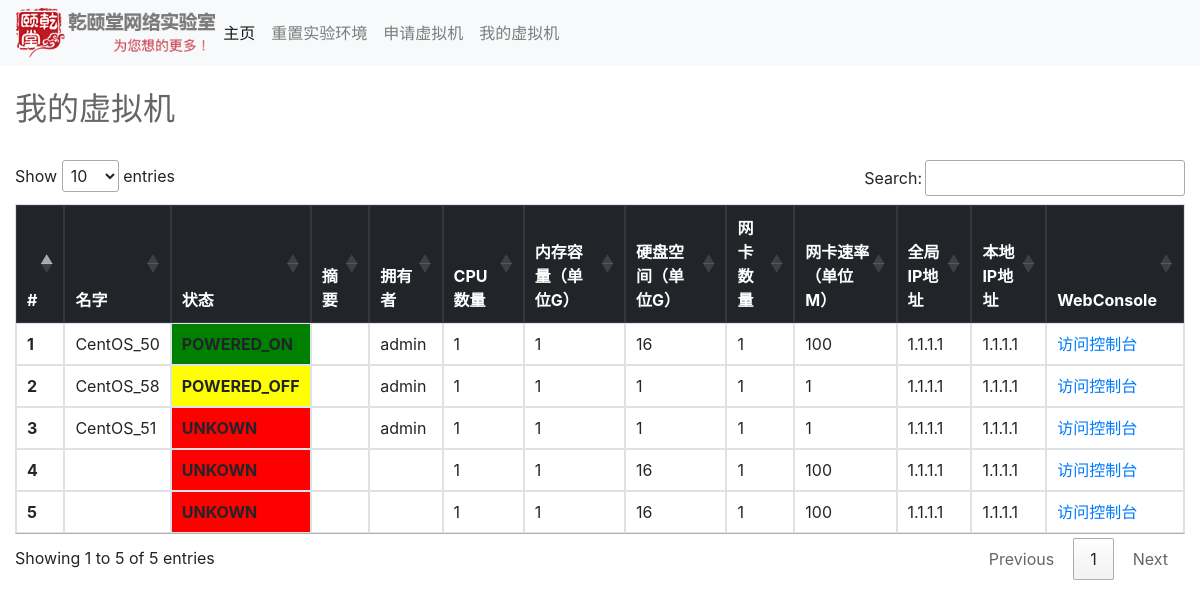
Page /myvms/ on the committed database.
### qytcloud/models.py (models this page shows)
class Vmdb(models.Model):
    vm_name = models.CharField(max_length=100, blank=False)
    vm_summary = models.CharField(max_length=10000, blank=True)
    vm_owner = models.CharField(max_length=100, blank=False)
    vm_cpu_cores = models.IntegerField(default=1, blank=False)
    vm_mem_G = models.IntegerField(default=1, blank=False)
    vm_nics = models.IntegerField(default=1, blank=False)
    vm_nics_speed_M = models.IntegerField(default=1, blank=True)
    vm_disk_space_G = models.IntegerField(default=1, blank=True)
    vm_ip = models.GenericIPAddressField(default='1.1.1.1')
    vm_global_ip = models.GenericIPAddressField(default='1.1.1.1')
    vm_status = models.CharField(max_length=100, blank=True)
    vm_webconsole_url = models.URLField(blank=True)

### views/qyt_forms.py (the view)
# urls.py: path('myvms/', qyt_forms.myvms),
def myvms(request):
    result = Vmdb.objects.all()
    vms_list = []
    for x in result:
        vms_dict = {}
        vms_dict['name'] = x.vm_name
        vms_dict['cpu_cores'] = x.vm_cpu_cores
        vms_dict['mem_G'] = x.vm_mem_G
        vms_dict['disk_space_G'] = x.vm_disk_space_G
        vms_dict['nics'] = x.vm_nics
        vms_dict['nics_speed_M'] = x.vm_nics_speed_M
        vms_dict['owner'] = x.vm_owner
        vms_dict['summary'] = x.vm_summary
        vms_dict['global_ip'] = x.vm_global_ip
        vms_dict['ip'] = x.vm_ip
        vms_dict['status'] = x.vm_status
        vms_dict['webconsole_url'] = x.vm_webconsole_url
        vms_list.append(vms_dict)
    return render(request, 'myvms.html', {'vms_list': vms_list})

### templates/myvms.html (shortened to what this page needs)
{% extends 'base.html' %}
{% block head %}
    <link rel="stylesheet" href="https://cdn.datatables.net/1.10.19/css/jquery.dataTables.min.css">
{% endblock head %}
{% block body %}
    <div class="container-fluid">
        <br><h2 style="color: #666666">我的虚拟机</h2><br>
    <table class="table table-bordered" id="myTable">
      <thead class="thead-dark">
        <tr>
          <th scope="col">#</th>
          <th scope="col">名字</th>
          <th scope="col">状态</th>
          <th scope="col">摘要</th>
          <th scope="col">拥有者</th>
          <th scope="col">CPU数量</th>
          <th scope="col">内存容量（单位G）</th>
          <th scope="col">硬盘空间（单位G）</th>
          <th scope="col">网卡数量</th>
          <th scope="col">网卡速率（单位M）</th>
          <th scope="col">全局IP地址</th>
          <th scope="col">本地IP地址</th>
          <th scope="col">WebConsole</th>
        </tr>
      </thead>
      <tbody id ="myTable">
        {% for vm in vms_list %}
        <tr>
          <th scope="row">{{ forloop.counter }}</th>
          <td>{{ vm.name }}</td>
          {% if vm.status == 'POWERED_ON' %}
              <td style="background-color:green"><strong>{{ vm.status }}</strong></td>
          {% elif vm.status == 'POWERED_OFF' %}
            <td style="background-color:yellow"><strong>{{ vm.status }}</strong></td>
          {% elif vm.status == 'UNKOWN' %}
            <td style="background-color:red"><strong>{{ vm.status }}</strong></td>
          {% else %}
            <td>{{ vm.status }}</td>
          {% endif %}
          <td>{{ vm.summary }}</td>
          <td>{{ vm.owner }}</td>
          <td>{{ vm.cpu_cores }}</td>
          <td>{{ vm.mem_G }}</td>
          <td>{{ vm.disk_space_G }}</td>
          <td>{{ vm.nics }}</td>
          <td>{{ vm.nics_speed_M }}</td>
          <td>{{ vm.global_ip }}</td>
          <td>{{ vm.ip }}</td>
          <td><a href="{{ vm.webconsole_url }}">访问控制台</a></td>
        </tr>
        {% endfor %}
      </tbody>
    </table>
    </div>
{% endblock body %}

### templates/base.html (shortened to what this page needs)
<!doctype html>
<html lang="en">
  <head>
   {% load static %}
    <link rel="stylesheet" href="https://stackpath.bootstrapcdn.com/bootstrap/4.1.3/css/bootstrap.min.css">
    {% block head %}
    {% endblock head %}
  </head>
  <body>
    <nav class="navbar navbar-expand-lg navbar-light bg-light">
       {% load static %}
        <a href="http://172.16.1.10:8000/" class="float-left"><img src="{% static "images/logo_long_new.png" %}" height="50" width=auto></a>
      <div class="collapse navbar-collapse" id="navbarSupportedContent">
        <ul class="navbar-nav mr-auto">
          <li class="nav-item active">
            <a class="nav-link" href="#">主页<span class="sr-only">(current)</span></a>
          </li>
          <li class="nav-item">
            <a class="nav-link" href="#">重置实验环境</a>
          </li>
          <li class="nav-item">
            <a class="nav-link" href="/subscribevm">申请虚拟机</a>
          </li>
          <li class="nav-item">
            <a class="nav-link" href="/myvms">我的虚拟机</a>
          </li>
        </ul>
      </div>
    </nav>
    {% block body %}
    {% endblock body %}
  </body>
</html>

### rows in the picture
Vmdb: name "CentOS_50", status "POWERED_ON", owner "admin", global_ip "1.1.1.1", ip "1.1.1.1"
Vmdb: name "CentOS_58", status "POWERED_OFF", owner "admin", global_ip "1.1.1.1", ip "1.1.1.1"
Vmdb: name "CentOS_51", status "UNKOWN", owner "admin", global_ip "1.1.1.1", ip "1.1.1.1"
Vmdb: status "UNKOWN", global_ip "1.1.1.1", ip "1.1.1.1"
Vmdb: status "UNKOWN", global_ip "1.1.1.1", ip "1.1.1.1"

### other values in the picture
{{ vm.cpu_cores }} "1" "1" "1" "1" "1"
{{ vm.mem_G }} "1" "1" "1" "1" "1"
{{ vm.disk_space_G }} "16" "1" "1" "16" "16"
{{ vm.nics }} "1" "1" "1" "1" "1"
{{ vm.nics_speed_M }} "100" "1" "1" "100" "100"
